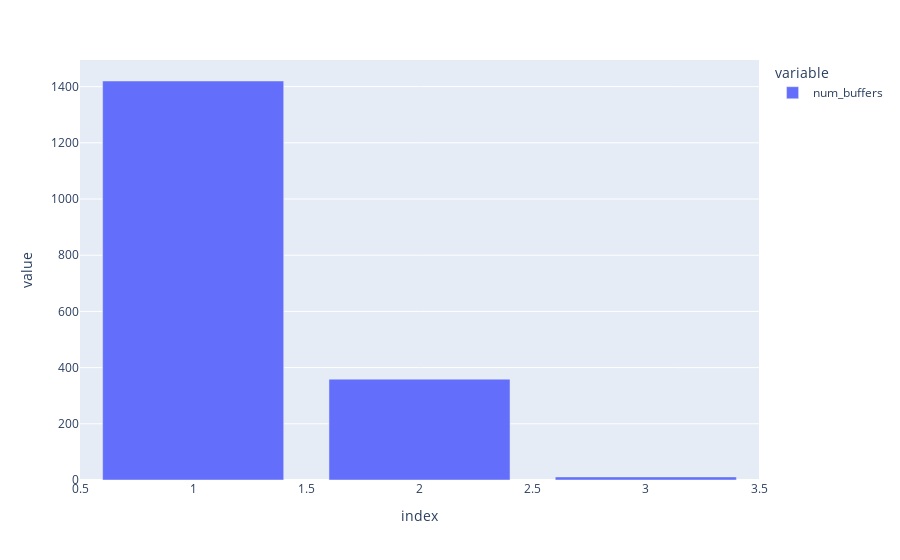

Here is the notebook cell this chart was saved with:
### Code cell
# check number of overlapping buffers
fig = px.bar(bf_count['num_buffers'].value_counts())
fig.show()

### Figure 1 — Plotly figure (JSON) as saved in the notebook; plotly's stock layout.template omitted (floating-point values rounded to 4 significant figures)
{"data": [{"alignmentgroup": "True", "hovertemplate": "variable=num_buffers<br>index=%{x}<br>value=%{y}<extra></extra>", "legendgroup": "num_buffers", "marker": {"color": "#636efa", "pattern": {"shape": ""}}, "name": "num_buffers", "offsetgroup": "num_buffers", "orientation": "v", "showlegend": true, "textposition": "auto", "type": "bar", "x": [1, 2, 3], "xaxis": "x", "y": [1420, 359, 11], "yaxis": "y"}], "layout": {"barmode": "relative", "legend": {"title": {"text": "variable"}, "tracegroupgap": 0}, "margin": {"t": 60}, "xaxis": {"anchor": "y", "domain": [0, 1], "title": {"text": "index"}}, "yaxis": {"anchor": "x", "domain": [0, 1], "title": {"text": "value"}}}}
